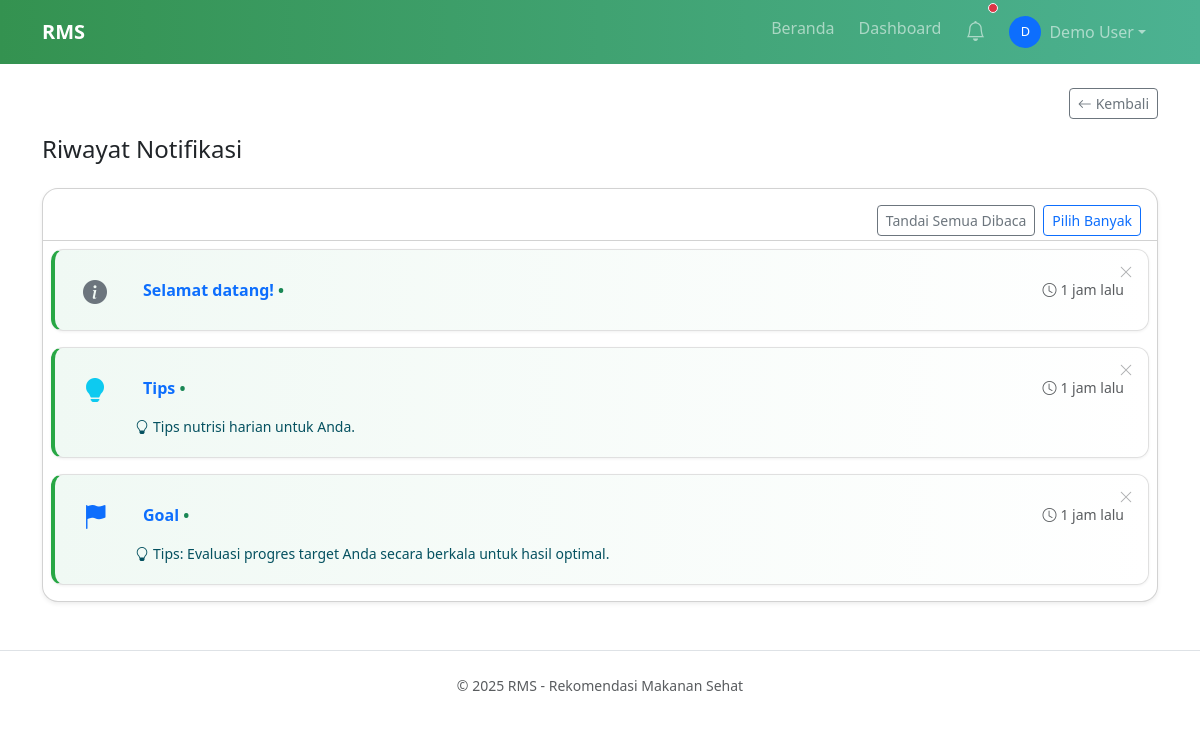
/notifications.php (signed in), run on the app's committed database.
### tables this page shows
CREATE TABLE IF NOT EXISTS notifications (
  id INT AUTO_INCREMENT PRIMARY KEY,
  user_id INT NOT NULL,
  title VARCHAR(150) NOT NULL,
  message TEXT NOT NULL,
  action_url VARCHAR(512) DEFAULT NULL,
  type VARCHAR(20) DEFAULT 'info',
  channel ENUM('email','push','in_app') DEFAULT 'in_app',
  status ENUM('unread','read','sent','failed') DEFAULT 'unread',
  scheduled_at TIMESTAMP NULL,
  sent_at TIMESTAMP NULL,
  created_at TIMESTAMP DEFAULT CURRENT_TIMESTAMP,
  KEY idx_notifications_user (user_id, status),
  CONSTRAINT fk_notifications_user_id FOREIGN KEY (user_id) REFERENCES users(id) ON DELETE CASCADE
);

### notifications.php (the view, shortened to what this page needs)
<?php
function rms_notif_time_ago(?string $datetime): string
{
    $ts = strtotime($datetime);
    $diff = time() - $ts;
    if ($diff < 7200) return '1 jam lalu';
    return date('d M Y H:i', $ts);
}
function rms_notif_type_label(?string $type): string
{
    $type = (string)$type;
    return match ($type) {
        'menu' => 'Menu',
        'goal' => 'Target',
        'reminder' => 'Pengingat',
        'tip' => 'Tips',
        'warning' => 'Peringatan',
        'success' => 'Sukses',
        'error' => 'Error',
        default => 'Info',
    };
}
function rms_render_notification_body(array $n): string
{
    $type = (string)($n['type'] ?? 'info');
    return (string)ob_get_clean();
}
?>
<?php
require_once __DIR__ . '/includes/header.php';
    ?>
    <?php
$stmt = $db->prepare(
    "SELECT * FROM notifications
    WHERE user_id = ? AND channel = 'in_app'
     ORDER BY created_at DESC"
);
$stmt->execute([$userId]);
$data = $stmt->fetchAll(PDO::FETCH_ASSOC);
$unreadCountPage = 0;
if (is_array($data) && count($data)) {
    foreach ($data as $row) {
        if (($row['status'] ?? 'unread') === 'unread') {
            $unreadCountPage++;
        }
    }
}
?>
<h4 class="mb-4">Riwayat Notifikasi</h4>
<div class="card shadow-sm rounded-4 rms-card-adaptive">
    <div class="d-flex justify-content-between align-items-center mb-1 px-3 pt-3" style="gap:0.5rem;">
        <div class="d-flex align-items-center gap-2 ms-auto">
            <form method="post" action="notifications.php" class="d-inline">
                <button type="submit" class="btn btn-outline-secondary btn-sm" <?php if ($unreadCountPage === 0): ?>disabled<?php endif; ?>>
                    Tandai Semua Dibaca
                </button>
            </form>
            <button id="multiSelectNotifBtn" class="btn btn-outline-primary btn-sm">Pilih Banyak</button>
        </div>
    </div>
    <div id="notif-list" class="list-group list-group-flush" style="overflow-y:auto;overflow-x:hidden;padding:0.5rem 0.5rem 0 0.5rem;max-height:calc(100vh - 180px);">
    <?php if ($data && count($data)): ?>
        <?php foreach ($data as $n): ?>
            <?php
            $notifId = (int)($n['id'] ?? 0);
                $isUnread = ($n['status'] ?? 'unread') === 'unread';
                $type = $n['type'] ?? '';
                $icon = '<i class="bi bi-info-circle-fill text-secondary fs-4"></i>';
                $cardClass = 'notif-item position-relative';
                if ($type === 'goal') {
                    $icon = '<i class="bi bi-flag-fill text-primary fs-4"></i>';
                } elseif ($type === 'reminder') {
                    $icon = '<i class="bi bi-bell-fill text-warning fs-4"></i>';
                } elseif ($type === 'tip') {
                    $icon = '<i class="bi bi-lightbulb-fill text-info fs-4"></i>';
                } elseif ($type === 'menu') {
                    $icon = '<i class="bi bi-egg-fried text-success fs-4"></i>';
                } elseif ($type === 'warning') {
                    $icon = '<i class="bi bi-exclamation-triangle-fill text-warning fs-4"></i>';
                } elseif ($type === 'success') {
                    $icon = '<i class="bi bi-check-circle-fill text-success fs-4"></i>';
                } elseif ($type === 'error') {
                    $icon = '<i class="bi bi-x-octagon-fill text-danger fs-4"></i>';
                }
            ?>
            <div class="list-group-item <?= $cardClass ?><?= $isUnread ? ' notif-unread' : '' ?> d-flex align-items-start position-relative" <?php if ($notifId > 0): ?>id="notif-<?php echo $notifId; ?>"<?php endif; ?>>
                <form method="post" action="notifications.php" class="position-absolute top-0 end-0 mt-2 me-2 notif-delete-wrap d-inline-flex" style="z-index:2;">
                    <button type="submit" class="btn btn-sm btn-link text-muted p-0 notif-delete-btn" title="Hapus notifikasi" aria-label="Hapus notifikasi">
                        <i class="bi bi-x-lg"></i>
                    </button>
                </form>
                <div class="flex-shrink-0 me-3 mt-1">
                    <?= $icon ?>
                </div>
                <div class="flex-grow-1">
                    <details class="notif-details" data-notif-dropdown="1">
                        <summary class="d-flex justify-content-between align-items-center notif-summary px-2 py-2" style="cursor:pointer;gap:0.75rem;">
                            <span class="fw-semibold<?= $isUnread ? ' text-primary' : '' ?>">
                                <?= htmlspecialchars($n['title']) ?><?php if ($isUnread): ?> <span class="text-success" title="Belum dibaca">•</span><?php endif; ?>
                            </span>
                            <small class="text-muted ms-2" title="<?= htmlspecialchars(date('d M Y H:i', strtotime((string)$n['created_at']))) ?>"><i class="bi bi-clock me-1"></i><?= htmlspecialchars(rms_notif_time_ago($n['created_at'] ?? null)) ?></small>
                        </summary>
                    </details>
                    <?php if ($type === 'goal'): ?>
                        <div class="mt-2 small text-info-emphasis"><i class="bi bi-lightbulb me-1"></i>Tips: Evaluasi progres target Anda secara berkala untuk hasil optimal.</div>
                    <?php elseif ($type === 'reminder'): ?>
                        <div class="mt-2 small text-warning-emphasis"><i class="bi bi-info-circle me-1"></i>Jangan lupa catat asupan harian Anda!</div>
                    <?php elseif ($type === 'tip'): ?>
                        <div class="mt-2 small text-info-emphasis"><i class="bi bi-lightbulb me-1"></i>Tips nutrisi harian untuk Anda.</div>
                    <?php endif; ?>
                </div>
            </div>
        <?php endforeach; ?>
    <?php else: ?>
        <div class="alert alert-info text-center mt-4">Belum ada notifikasi.</div>
    <?php endif; ?>
    </div>
</div>
<?php require_once __DIR__ . '/includes/footer.php'; ?>

### assets/css/style.css (style rules this page uses)
.rms-card-adaptive { background-color: var(--bs-card-bg, var(--bs-body-bg, #fff)); color: var(--bs-body-color, #212529); border-color: var(--bs-card-border-color, var(--bs-border-color, #dee2e6)); transition: background 0.3s, color 0.3s, border-color 0.3s; }
:root { color-scheme: light; }
details[data-notif-dropdown="1"] > summary, .notif-details > summary { user-select: none; transition: background-color 0.12s ease; border-radius: 0.5rem; }
.notif-summary { padding-right: 3rem; }
.notif-delete-btn { opacity: 0.65; transition: opacity 0.12s ease; }
.notif-delete-wrap { pointer-events: auto; width: 1.75rem; height: 1.75rem; align-items: center; justify-content: center; }

### notifications.php (style rules this page uses)
.notif-item { background: white; border: 1px solid #e0e0e0 !important; border-radius: 0.75rem !important; margin-bottom: 1rem !important; padding: 1.25rem 1rem !important; box-shadow: 0 1px 3px rgba(0,0,0,0.06); transition: all 0.2s ease; }
.notif-item.notif-unread { background: linear-gradient(to right, #f0f9f4, #ffffff); border-left: 4px solid #28a745 !important; }
.notif-summary { border-radius: 0.5rem; transition: background 0.15s; }
.notif-delete-btn { opacity: 0.5; transition: opacity 0.2s; }
.notif-item .flex-shrink-0 { width: 48px; display: flex; align-items: center; justify-content: center; }

### data on the page
notifications: title "Selamat datang!", created_at "1 jam lalu"
notifications: type "tip" (drawn), title "Tips", created_at "1 jam lalu"
notifications: type "goal" (drawn), title "Goal", created_at "1 jam lalu", shows "Tips: Evaluasi progres target Anda secara berkala untuk hasil optimal."

### other printed values
$userInitial "D"
$userName "Demo User"
